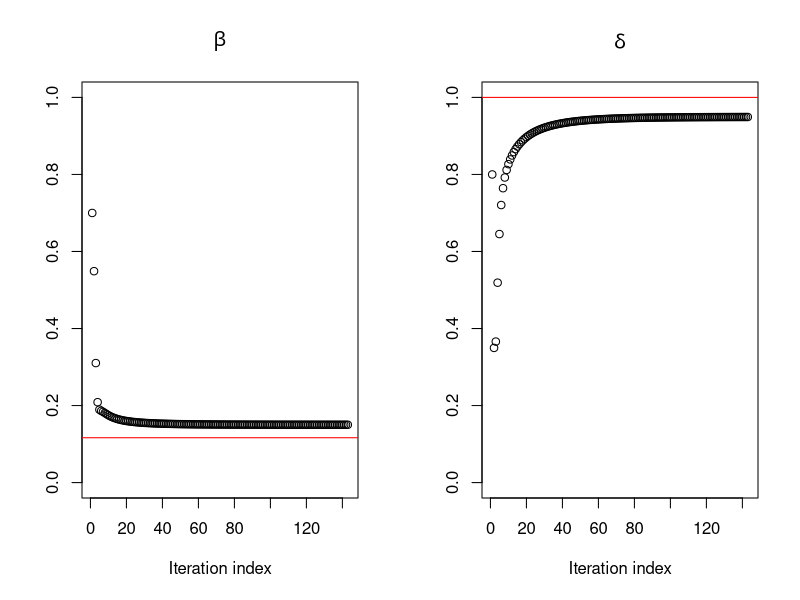

The R source for this figure:
# Ui; latent binary variant for gene , Ui~Ber(delta) Ui=1: risk gene Ui=0: non risk gene
# Zij: latent binary variant for variant, Zij~Ber(pi), Zij=1, variant j of gene i is causal variant, Zij=0 otherwise
# m: number of variant
# N0: number of controls; N1: number of cases
# num.gene: number of genes in the sample
##################################
rm(list=ls())
start.time=date()
cat("program starts at", date(),"\n\n")
ptm <- proc.time()
intergrand=function(aa, indi.var, pheno, bar.gamma, sig)
{
  ff=dbinom(sum(indi.var[pheno==1]), sum(indi.var), aa*N1/(aa*N1+N0))*dgamma(aa, bar.gamma*sig, sig)
  return(ff)
}
# calculate the bayes factor of a single variant via integration
BF.gene.inte=function(geno.var, pheno, bar.gamma, sig)
{
  marglik0.CC <- dbinom(sum(geno.var[pheno==1]), sum(geno.var), N1/(N1+N0))    # Under H0: gamma=1

  marglik1.CC <- integrate(intergrand, geno.var, pheno, bar.gamma, sig, low=0, upper=100, stop.on.error=F)$value # Under H1: gamma~gamma(gamma.mean*sigma, sigma)
  BF.var <- marglik1.CC/marglik0.CC

  return(BF.var)
}
##################################
gene.simu=function(N0, N1, m, alpha0, beta0, alpha, beta, gamma.mean, sigma, pi, model, num.group, split.ratio)
{
  pheno=c(rep(0,N0), rep(1,N1))
  q <- rbeta(m, alpha0, beta0)
  gamma <- rep(1,m)
  Zij=rep(0,m)
  if (model==1)
  {
    for (k in 1:num.group)
    {
      from=split.ratio[k]*m+1; to=split.ratio[k+1]*m
      Zij[from:to]=rbinom((to-from+1), 1, pi[k])
    }
    q[Zij==1] <- rbeta(sum(Zij==1), alpha, beta)
    gamma[Zij==1] <- rgamma(sum(Zij==1), gamma.mean*sigma, sigma)
  }

  x <- array(0, dim=c(length(pheno), m))
  for (j in 1:m)
  {
    x[pheno==0,j] <- sample(c(1,0), N0, replace=TRUE, prob=c(2*q[j],1-2*q[j]))
    x[pheno==1,j] <- sample(c(1,0), N1, replace=TRUE, prob=c(2*q[j]*gamma[j],1-2*q[j]*gamma[j]))
  }

  var.index=which(colSums(x!=0)>0) # get the variant index
  x=x[,!apply(x==0,2,all)]  # filter variants with 0 counts in both cases and controls since these kind of variants are noninformative
  x=as.matrix(x)
  return (list(geno=x,pheno=pheno,q=q,gamma=gamma, Zij=Zij, var.index=var.index))

}
##################################
num.gene=500
m=100
N0=3000; N1=3000
delta=1
alpha0 <- 0.1
beta0 <- 1000
alpha <- 0.1
beta <- 2000
gamma.mean <- 6
sigma <- 1
num.group=1
split.ratio=c(0, 1)
anno.num=1
############  generate feature covariate
Ajk=rep(0, (num.gene*m))
Ajk[sample(length(Ajk), (1*length(Ajk)))]=1
############## generate beta
beta.true=numeric(anno.num)
beta.true[1]=2
############# compute tau: risk of every variant being risk variant
tau.true=exp(Ajk*beta.true)/(1+exp(Ajk*beta.true))

#pi=tau.true
pi=0.1
max.run=1
all.pi=matrix(nrow=max.run, ncol=(num.group+1))
all.teststat=numeric()
actu.pi=numeric()
pvalue.fish=numeric()
all.conti.table=list()
odds.ratio=numeric()
log.lkhd=numeric() # used to check the concavity of likelihood function of beta
########################  generate data
for (run in 1:max.run) {
  actu.no.var=numeric()
  all.data=list()
  causal.var.index=matrix(nrow=num.gene, ncol=m)
  BF.var=matrix(0,nrow=num.gene, ncol=m);
  Ui=rbinom(num.gene, 1, delta)
  stop.cond=0; iter=1
  thrshd=1e-5
  max.iter=1000
  beta.k=numeric(); beta.k[1]=0.7
  delta.est=numeric(); delta.est[1]=0.8
  BF.gene=matrix(nrow=max.iter, ncol=num.gene)
  final.causal.var=numeric()
  conti.matx=list()
  ########################
  for (i in 1:num.gene)
  {
    cat(i, "th gene of ", "\t", num.gene, "\t", "is running", "\t", run, "th run of ", max.run, "\n")
    data=gene.simu(N0, N1, m, alpha0, beta0, alpha, beta, gamma.mean, sigma, pi, Ui[i], num.group, split.ratio)
    all.data[[i]]=data
    causal.var.index[i,]=data$Zij

      # construct  the contigency table for each gene
      xx=which(data$Zij==1)    # xx; causal variant  before filtering
      yy=data$var.index   # yy: final variant index after filtering
      actu.no.var[i]=length(yy); zz=intersect(xx, yy) # zz; causal variant after filtering
      final.causal.var[i]=length(zz)

      conti.table=matrix(nrow=2,ncol=2)  # used for fisher exact test
      conti.table[1,1]=sum(data$geno[(data$pheno==1),which(yy%in%data$var.index)])
      conti.table[1,2]=sum(data$pheno==1)*length(yy)-conti.table[1,1]
      conti.table[2,1]=sum(data$geno[(data$pheno==0),which(yy%in%data$var.index)])
      conti.table[2,2]=sum(data$pheno==0)*length(yy)-conti.table[2,1]

       conti.matx[[i]]=conti.table

    bb=1
    if (ncol(data$geno)>0) # calculate Bayes factor for variant (i,j)
      for (j in 1:ncol(data$geno))
      {
        orig.var.index=data$var.index[j]
        BF.var[i,orig.var.index]=BF.gene.inte(data$geno[,j], data$pheno, bar.gamma=gamma.mean, sig=sigma)

        bb=bb*((1-beta.k[1])+beta.k[1]*BF.var[i,orig.var.index])
      }
    BF.gene[1, i]=bb   # bayes facor for that gene
  }
  ################
    actu.pi[run]=sum(final.causal.var[Ui==1])/sum(actu.no.var[Ui==1])
  ########################## EM algorithm
  ########################
  while (stop.cond==0)
  {
    iter=iter+1
    ############## EM algorithm: E step
    EUiZij=matrix(0,nrow=num.gene, ncol=m)
    EUi=numeric()
    for (i in 1:num.gene)
    {
      data=all.data[[i]]
      bb=1
      if (ncol(data$geno)>0)
        for (j in 1:ncol(data$geno))
        {
          orig.var.index=data$var.index[j]
          numer=BF.var[i,orig.var.index]*beta.k[iter-1]*delta.est[iter-1]
          denom=(delta.est[iter-1]+(1-delta.est[iter-1])/BF.gene[(iter-1),i])*(beta.k[iter-1]*BF.var[i,orig.var.index]+(1-beta.k[iter-1]))
          EUiZij[i, orig.var.index]=numer/denom
          bb=bb*((1-beta.k[iter-1])+beta.k[iter-1]*BF.var[i,orig.var.index])
        }
      BF.gene[iter,i]=bb
      EUi[i]=delta.est[iter-1]*bb/(delta.est[iter-1]*bb+1-delta.est[iter-1])
    }
    ############## EM algorithm: M step
    delta.est[iter]=sum(EUi)/num.gene
    beta.k[iter]=sum(EUiZij)/sum(actu.no.var*EUi)

    ####################
    diff=sum(abs(beta.k[iter]-beta.k[iter-1]))+abs(delta.est[iter]-delta.est[iter-1])
    if (diff<thrshd || iter>(max.iter-1))
      stop.cond=1
    cat(iter, "th iteration is running", "\t", run, "th run", "\n")
  } # end of iter
  if (iter<max.iter)
    beta.k=beta.k[complete.cases(beta.k)]
  ################## calculate the likelihood ratio test statistics
  lkhd=rep(1,num.gene); total.lkhd=0
  for (i in 1:num.gene)
  {
    #    i=33
    data=all.data[[i]]
    for (j in 1:ncol(data$geno))
    {
      orig.var.index=data$var.index[j]
      lkhd[i]=lkhd[i]*((1-beta.k[iter-1])+beta.k[iter-1]*BF.var[i,orig.var.index])
    } # end of j
    total.lkhd=total.lkhd+log((1-delta.est[iter-1])+delta.est[iter-1]*lkhd[i])
  } # end of i
  2*total.lkhd
  all.teststat[run]=2*total.lkhd
  ##################
  # calculate pvalues by fisher exact test
    contigen=matrix(0, nrow=2, ncol=2)
    for (i in 1:num.gene)
      contigen=contigen+conti.matx[[i]]

    pvalue.fish[run]=fisher.test(contigen)$p.value
    odds.ratio[run]=fisher.test(contigen)$estimate
    all.conti.table[[run]]=contigen
  ##################

  par(mfrow=c(1,2))
  plot(beta.k, ylim=c(0, 1), main=expression(paste (beta)), xlab="Iteration index", ylab="")
  abline(h=actu.pi[run], col="red")
  plot(delta.est, ylim=c(0, 1), main=expression(delta), xlab="Iteration index", ylab="")
  abline(h=delta, col="red")

  all.pi[run,]=c(beta.k[iter-1], delta.est[iter-1])
} # end of run
######################
end.time=date()
cat("program ends at", date(),"\n\n")
time.spent<-proc.time()-ptm
time.spent
